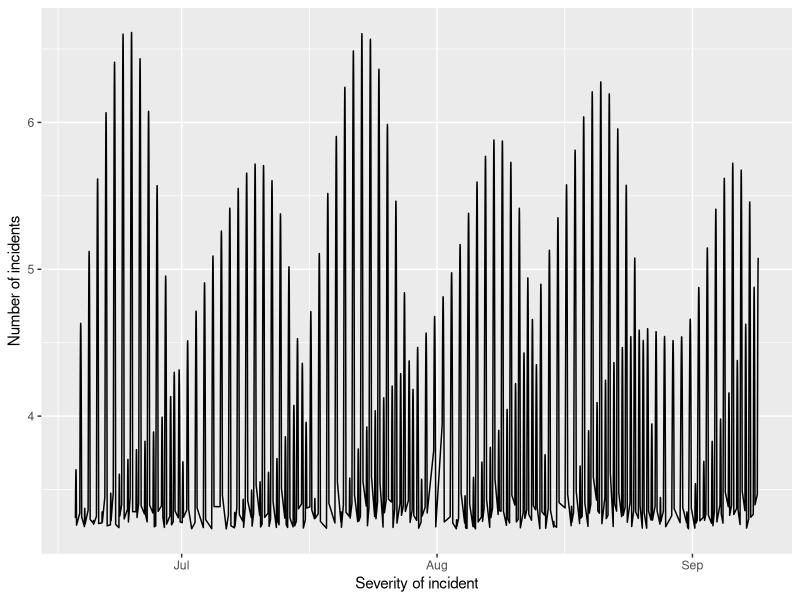

Generate this figure with R:
library(tidyverse)
library(lubridate)
library(here)

ph_clean <- read_csv(here("data", "ph_clean_1121.csv"))

ph_clean <- ph_clean %>%
  mutate(date=mdy(date))

#ph_clean_updated$date =  as.Date(ph_clean_updated$date, format = "%m-%d-%Y")

dateFiltered <- ph_clean %>%
  filter(site == "Lompoc Landing") %>%
  filter(date >= mdy("06/18/2021"),
         date <= mdy("09/08/2021"))

#plot
ph_ts_plot <- ggplot(dateFiltered, aes(x=date_time, y=tide)) +
  geom_line() +  
  xlab("Severity of incident") + 
  ylab("Number of incidents")

ph_ts_plot
  